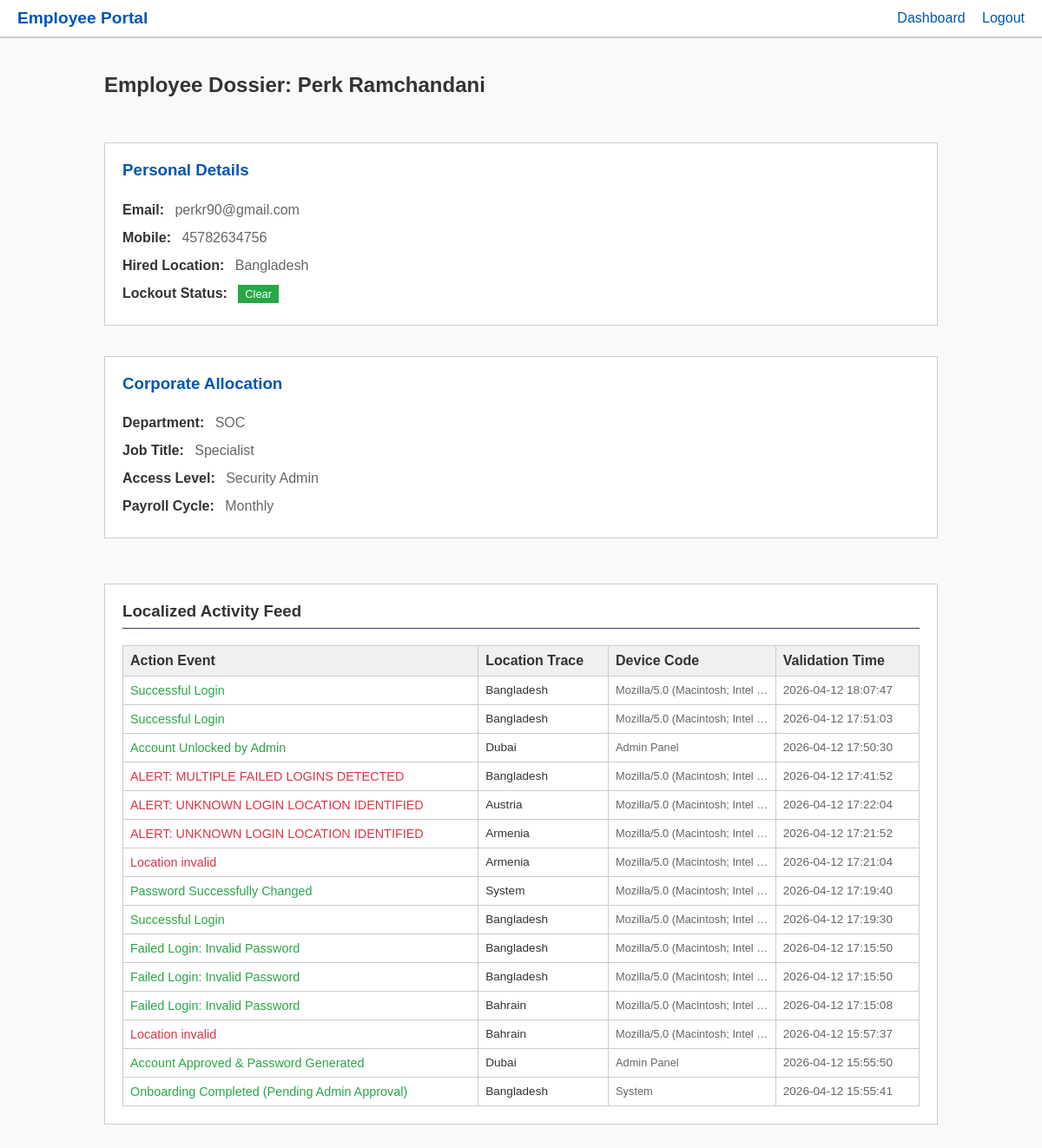
/admin/view_employee/2 (signed in), run on the app's committed database.
### models.py (models this page shows)
class User(db.Model):
    id = db.Column(db.Integer, primary_key=True)
    first_name = db.Column(db.String(50), nullable=False)
    last_name = db.Column(db.String(50), nullable=False)
    email = db.Column(db.String(120), unique=True, nullable=False)
    mobile = db.Column(db.String(20), nullable=False)
    department = db.Column(db.String(50))
    access_required = db.Column(db.String(100))
    location = db.Column(db.String(100), nullable=False)
    job_title = db.Column(db.String(50))
    payroll = db.Column(db.String(50))
    password = db.Column(db.String(255), nullable=True)
    password_token = db.Column(db.String(100), nullable=True)
    is_first_login = db.Column(db.Boolean, default=True)
    is_approved = db.Column(db.Boolean, default=False)
    role = db.Column(db.String(10), default='User') # 'User' or 'Admin'
    failed_attempts = db.Column(db.Integer, default=0)
    is_locked = db.Column(db.Boolean, default=False)
    lockout_timestamp = db.Column(db.DateTime, nullable=True)
    force_logout = db.Column(db.Boolean, default=False)

class ActivityLog(db.Model):
    id = db.Column(db.Integer, primary_key=True)
    user_id = db.Column(db.Integer, db.ForeignKey('user.id'), nullable=False)
    action = db.Column(db.String(100), nullable=False)
    device = db.Column(db.String(255))
    location = db.Column(db.String(100))
    timestamp = db.Column(db.DateTime, default=get_ireland_time)
    user = db.relationship('User', backref=db.backref('activities', lazy=True))

### app.py (the view)
@app.route('/admin/view_employee/<int:id>', methods=['GET'])
def view_employee(id):
    if 'user_id' not in session: return redirect(url_for('login'))
    admin = User.query.get(session['user_id'])
    if admin.role != 'Admin': return redirect(url_for('index'))
    emp = User.query.get_or_404(id)
    activities = ActivityLog.query.filter_by(user_id=emp.id).order_by(ActivityLog.timestamp.desc()).all()
    return render_template('admin_view_employee.html', emp=emp, activities=activities)

### templates/admin_view_employee.html (shortened to what this page needs)
{% extends "base.html" %}
{% block content %}
<div style="display: flex; justify-content: space-between; align-items: center; margin-bottom: 2rem;">
    <h2>Employee Dossier: {{ emp.first_name }} {{ emp.last_name }} {% if not emp.is_approved %}<span class="badge badge-warning">PENDING APPROVAL</span>{% endif %}</h2>
</div>
<div class="grid">
    <div class="card">
        <h3 style="margin-top: 0; color: var(--primary);">Personal Details</h3>
        <ul style="list-style: none; padding: 0; margin: 0; color: var(--text-muted); line-height: 2;">
            <li><strong style="margin-right: 0.5rem; color: var(--text);">Email:</strong> {{ emp.email }}</li>
            <li><strong style="margin-right: 0.5rem; color: var(--text);">Mobile:</strong> {{ emp.mobile }}</li>
            <li><strong style="margin-right: 0.5rem; color: var(--text);">Hired Location:</strong> {{ emp.location }}</li>
            <li><strong style="margin-right: 0.5rem; color: var(--text);">Lockout Status:</strong>
                {% if emp.is_locked %}
                <span class="badge badge-danger">LOCKED</span>
                {% else %}
                <span class="badge badge-success">Clear</span>
                {% endif %}
            </li>
        </ul>
    </div>
    <div class="card">
        <h3 style="margin-top: 0; color: var(--primary);">Corporate Allocation</h3>
        <ul style="list-style: none; padding: 0; margin: 0; color: var(--text-muted); line-height: 2;">
            <li><strong style="margin-right: 0.5rem; color: var(--text);">Department:</strong> {{ emp.department }}</li>
            <li><strong style="margin-right: 0.5rem; color: var(--text);">Job Title:</strong> {{ emp.job_title }}</li>
            <li><strong style="margin-right: 0.5rem; color: var(--text);">Access Level:</strong> {{ emp.access_required }}</li>
            <li><strong style="margin-right: 0.5rem; color: var(--text);">Payroll Cycle:</strong> {{ emp.payroll }}</li>
        </ul>
    </div>
</div>
<div class="card" style="margin-top: 2rem;">
    <h3 style="margin-top: 0; border-bottom: 1px solid #334155; padding-bottom: 0.5rem;">Localized Activity Feed</h3>
    {% if activities %}
    <table style="margin-top: 1rem;">
        <thead>
            <tr>
                <th>Action Event</th>
                <th>Location Trace</th>
                <th>Device Code</th>
                <th>Validation Time</th>
            </tr>
        </thead>
        <tbody>
            {% for log in activities %}
            <tr>
                <td style="{% if 'FAILED' in log.action or 'LOCKED OUT' in log.action or 'invalid' in log.action or 'IDENTIFIED' in log.action %}color: var(--danger);{% elif 'Warning' in log.action %}color: var(--warning);{% else %}color: var(--success);{% endif %} font-weight: 500; font-size: 0.9rem;">
                    {{ log.action }}
                </td>
                <td style="font-size: 0.85rem;">{{ log.location }}</td>
                <td style="font-size: 0.8rem; color: var(--text-muted); max-width: 150px; overflow: hidden; text-overflow: ellipsis; white-space: nowrap;">
                    {{ log.device }}
                </td>
                <td style="font-size: 0.85rem; color: var(--text-muted);">{{ log.timestamp.strftime('%Y-%m-%d %H:%M:%S') }}</td>
            </tr>
            {% endfor %}
        </tbody>
    </table>
    {% else %}
    <p style="color: var(--text-muted);">No activity data exists for this user.</p>
    {% endif %}
</div>
{% endblock %}

### static/styles.css (style rules this page uses)
:root { --primary: #0056b3; --primary-hover: #004085; --bg: #f9f9f9; --surface: #ffffff; --surface-hover: #e2e8f0; --text: #333333; --text-muted: #666666; --danger: #dc3545; --success: #28a745; --warning: #ffc107; }
body { margin: 0; font-family: Arial, sans-serif; background-color: #f9f9f9; color: #333333; min-height: 100vh; display: flex; flex-direction: column; }
.card { background: #ffffff; border: 1px solid #ccc; padding: 20px; margin-bottom: 20px; }
.grid { display: grid; grid-template-columns: 1fr; gap: 15px; }
table { width: 100%; border-collapse: collapse; margin-top: 10px; }
th, td { padding: 8px; text-align: left; border: 1px solid #ccc; }
th { background-color: #f0f0f0; font-weight: bold; }
.badge { padding: 3px 8px; border: 1px solid #ccc; font-size: 0.8rem; background-color: #eee; color: #000; }
.badge-success { background-color: #28a745; color: white; border: none; }

### data on the page
User: first_name "Perk", last_name "Ramchandani", email "perkr90@gmail.com", mobile "45782634756", location "Bangladesh", department "SOC", job_title "Specialist", access_required "Security Admin", payroll "Monthly"
ActivityLog: action "Successful Login", location "Bangladesh", device "Mozilla/5.0 (Macintosh; Intel…", timestamp "2026-04-12 18:07:47"
ActivityLog: action "Successful Login", location "Bangladesh", device "Mozilla/5.0 (Macintosh; Intel…", timestamp "2026-04-12 17:51:03"
ActivityLog: action "Account Unlocked by Admin", location "Dubai", device "Admin Panel", timestamp "2026-04-12 17:50:30"
ActivityLog: action "ALERT: MULTIPLE FAILED LOGINS DETECTED", location "Bangladesh", device "Mozilla/5.0 (Macintosh; Intel…", timestamp "2026-04-12 17:41:52"
ActivityLog: action "ALERT: UNKNOWN LOGIN LOCATION IDENTIFIED", location "Austria", device "Mozilla/5.0 (Macintosh; Intel…", timestamp "2026-04-12 17:22:04"
ActivityLog: action "ALERT: UNKNOWN LOGIN LOCATION IDENTIFIED", location "Armenia", device "Mozilla/5.0 (Macintosh; Intel…", timestamp "2026-04-12 17:21:52"
ActivityLog: action "Location invalid", location "Armenia", device "Mozilla/5.0 (Macintosh; Intel…", timestamp "2026-04-12 17:21:04"
ActivityLog: action "Password Successfully Changed", location "System", device "Mozilla/5.0 (Macintosh; Intel…", timestamp "2026-04-12 17:19:40"
ActivityLog: action "Successful Login", location "Bangladesh", device "Mozilla/5.0 (Macintosh; Intel…", timestamp "2026-04-12 17:19:30"
ActivityLog: action "Failed Login: Invalid Password", location "Bangladesh", device "Mozilla/5.0 (Macintosh; Intel…", timestamp "2026-04-12 17:15:50"
ActivityLog: action "Failed Login: Invalid Password", location "Bangladesh", device "Mozilla/5.0 (Macintosh; Intel…", timestamp "2026-04-12 17:15:50"
ActivityLog: action "Failed Login: Invalid Password", location "Bahrain", device "Mozilla/5.0 (Macintosh; Intel…", timestamp "2026-04-12 17:15:08"
ActivityLog: action "Location invalid", location "Bahrain", device "Mozilla/5.0 (Macintosh; Intel…", timestamp "2026-04-12 15:57:37"
ActivityLog: action "Account Approved & Password Generated", location "Dubai", device "Admin Panel", timestamp "2026-04-12 15:55:50"
ActivityLog: action "Onboarding Completed (Pending Admin Approval)", location "Bangladesh", device "System", timestamp "2026-04-12 15:55:41"
